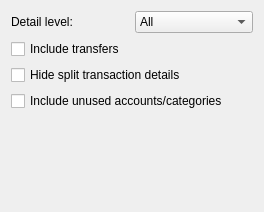
<?xml version="1.0" encoding="UTF-8"?>
<ui version="4.0">
 <class>ReportTabRowColFlow</class>
 <widget class="QWidget" name="ReportTabRowColFlow">
  <property name="geometry">
   <rect>
    <x>0</x>
    <y>0</y>
    <width>264</width>
    <height>212</height>
   </rect>
  </property>
  <property name="windowTitle">
   <string>Rows/Columns Tab</string>
  </property>
  <layout class="QGridLayout" name="gridLayout">
   <property name="spacing">
    <number>6</number>
   </property>
   <item row="4" column="0" colspan="2">
    <spacer name="verticalSpacer">
     <property name="orientation">
      <enum>Qt::Vertical</enum>
     </property>
     <property name="sizeType">
      <enum>QSizePolicy::Expanding</enum>
     </property>
     <property name="sizeHint" stdset="0">
      <size>
       <width>20</width>
       <height>40</height>
      </size>
     </property>
    </spacer>
   </item>
   <item row="0" column="1">
    <widget class="KComboBox" name="m_comboDetail">
     <item>
      <property name="text">
       <string>All</string>
      </property>
     </item>
     <item>
      <property name="text">
       <string>Top-Level</string>
      </property>
     </item>
     <item>
      <property name="text">
       <string>Groups</string>
      </property>
     </item>
     <item>
      <property name="text">
       <string>Totals</string>
      </property>
     </item>
    </widget>
   </item>
   <item row="3" column="0" colspan="2">
    <widget class="QCheckBox" name="m_checkUnused">
     <property name="text">
      <string>Include unused accounts/categories</string>
     </property>
    </widget>
   </item>
   <item row="0" column="0">
    <widget class="QLabel" name="labelDetail">
     <property name="text">
      <string>Detail level:</string>
     </property>
    </widget>
   </item>
   <item row="2" column="0" colspan="2">
    <widget class="QCheckBox" name="m_checkHideSplitDetails">
     <property name="text">
      <string>Hide split transaction details</string>
     </property>
    </widget>
   </item>
   <item row="1" column="0" colspan="2">
    <widget class="QCheckBox" name="m_checkTransfers">
     <property name="text">
      <string>Include transfers</string>
     </property>
    </widget>
   </item>
  </layout>
 </widget>
 <layoutdefault spacing="6" margin="11"/>
 <customwidgets>
  <customwidget>
   <class>KComboBox</class>
   <extends>QComboBox</extends>
   <header>kcombobox.h</header>
  </customwidget>
 </customwidgets>
 <resources/>
 <connections/>
</ui>
